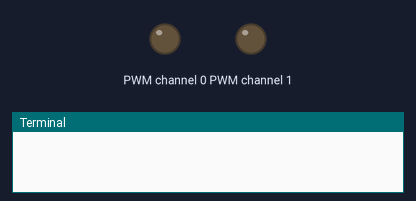
This program was run on a simulated Raspberry Pi (header pin numbers). Parts: output pins drawn as LEDs (lit = HIGH), the last lines printed to the terminal. The clock reads 2024-03-15 10:24:30 at power-on unless the program sets it; files the program writes start out absent.

Above: at 0.1 s.
At 4.1 s:
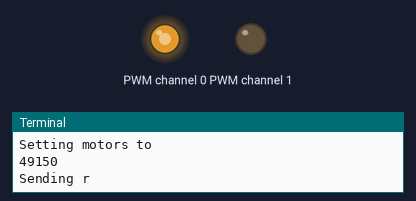
Timing chart, 0 to 5.6 s (numbered marks = the images above):
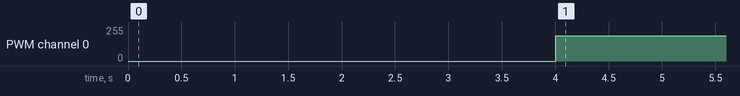

The program:

EncVelocityTest.py
```python
import RPi.GPIO as GPIO
import busio
import board
from adafruit_pca9685 import PCA9685
import serial

import time
from datetime import datetime

# Pin Definitions:
CHAN_A = 18
CHAN_B = 13

#Encoder definition
direc = 1 #1 for forward, -1 for backward
pos = 0

#Motor speed %
percent = 75
max_dist = 8000

#Serial communications
serial_port = serial.Serial()

'''def increment_pos(CHAN_A):
	global pos
	pos += direc'''

def main():
	global CHAN_A, CHAN_B, percent, pos, serial_port, max_dist
	# Pin/Encoder Setup:
	GPIO.cleanup()
	GPIO.setmode(GPIO.BOARD)  # BOARD pin-numbering scheme
	'''GPIO.setup([CHAN_A,CHAN_B], GPIO.IN)
	GPIO.add_event_detect(CHAN_A, GPIO.RISING, callback=increment_pos)'''

	#Serial port communication initialization
	serial_port = serial.Serial(
		port='/dev/ttyUSB0', #CHANGE ME IF NEEDED
		baudrate=115200,
		bytesize=serial.EIGHTBITS,
		parity=serial.PARITY_NONE,
		stopbits=serial.STOPBITS_ONE,
		)
    	# Wait a second to let the port initialize
	time.sleep(1)
	serial_port.write('s'.encode())
	pos = 0

	#Data logging
	file1 = open("encoderData.txt","a")
	file1.write("\n---------------------\n")
	file1.write("Encoder velocity testing.\n")
	file1.write(str(percent) + "%")
	file1.write("\n---------------------\n")

	#Motor handling
	print("Initializing PWM")
	i2c_bus0=(busio.I2C(board.SCL_1, board.SDA_1))

	pca = PCA9685(i2c_bus0)
	pca.frequency = 1600

	time.sleep(3)

	#Motor control
	DC = int((percent) * (65534) / (100))
	if DC < 0:
	    DC = -DC
	    pca.channels[1].duty_cycle = 0xFFFE
	else:
	    pca.channels[1].duty_cycle = 0

	DC = int(hex(DC),16)
	try:
	    print("Setting motors to ")
	    print(DC)
	    pca.channels[0].duty_cycle = DC
	except:
	    pca.channels[0].duty_cycle = 0

	start_time = int(round(time.time() * 1000))

	#Encoder reading
	try:
		#Read and log encoder for n seconds
		prev_micros = curr_micros = 0.0
		prev_pos = 0
		#while int(round(time.time() * 1000)) - start_time < 2000:
		while int(pos) < max_dist:
			curr_micros = datetime.now().second * 1000000 + datetime.now().microsecond
			if curr_micros != prev_micros:
				serial_port.write('r'.encode())
				print("Sending r")
				while serial_port.inWaiting() == 0:
					pass
				pos = serial_port.readline().decode('utf-8')

				if pos != prev_pos:
					print(pos)
					prev_micros = curr_micros
					prev_pos = pos
					file1.write(str(curr_micros) + " ")
					file1.write(str(pos))
					file1.write("")

	finally:
		#Cleanup
		pca.channels[0].duty_cycle = 0
		file1.close()
		time.sleep(0.5)
		GPIO.cleanup()
		serial_port.close()

if __name__ == '__main__':
	main()
```

Measured:
- by itself, PWM channel 0: 0/255 → 191/255 at 4.0 s
